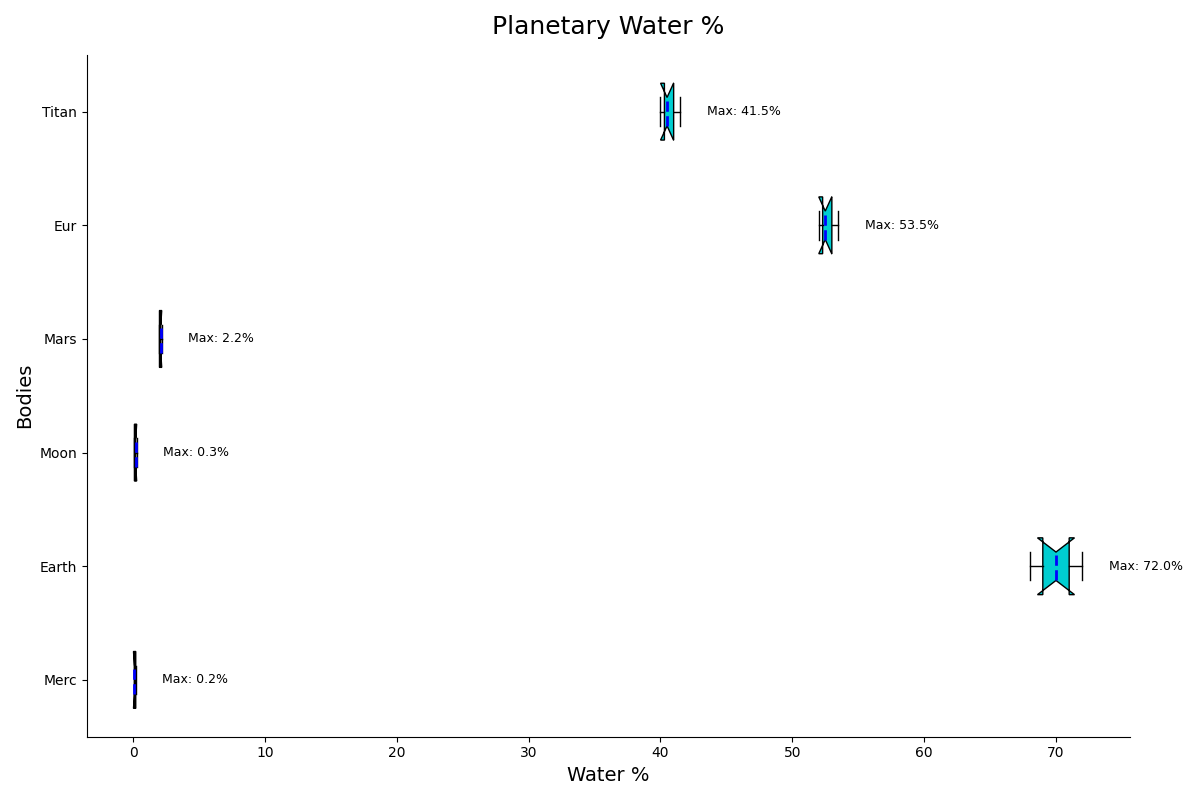

The script that drew this image:
import matplotlib.pyplot as plt
import numpy as np

bodies = ['Merc', 'Earth', 'Moon', 'Mars', 'Eur', 'Titan']

water_data = [
    [0.1, 0.1, 0.2, 0.2, 0.1],          # Mercury
    # Removed Venus Data
    [70.0, 68.0, 72.0, 71.0, 69.0],     # Earth
    [0.1, 0.2, 0.1, 0.3, 0.2],          # Moon
    [2.0, 2.1, 2.2, 2.0, 2.1],          # Mars
    [52.5, 53.0, 52.0, 53.5, 52.3],     # Europa
    [40.0, 41.0, 40.5, 41.5, 40.3]      # Titan
]

fig, ax = plt.subplots(figsize=(12, 8))

box = ax.boxplot(water_data, patch_artist=True, notch=True, vert=False, labels=bodies)

single_color = '#00CED1'
for patch in box['boxes']:
    patch.set_facecolor(single_color)

plt.setp(box['medians'], color='blue', linestyle='--', linewidth=2)

ax.set_title("Planetary Water %", fontsize=18, fontweight='normal', pad=15)
ax.set_xlabel("Water %", fontsize=14)
ax.set_ylabel("Bodies", fontsize=14)

ax.grid(visible=True, linestyle='-', alpha=0.3, which='minor', linewidth=0.5)

for i, body in enumerate(bodies):
    max_val = max(water_data[i])
    ax.text(max_val + 2, i + 1, f'Max: {max_val:.1f}%', va='center', fontsize=9, color='black')

ax.spines['top'].set_visible(False)
ax.spines['right'].set_visible(False)

plt.tight_layout()
plt.show()
